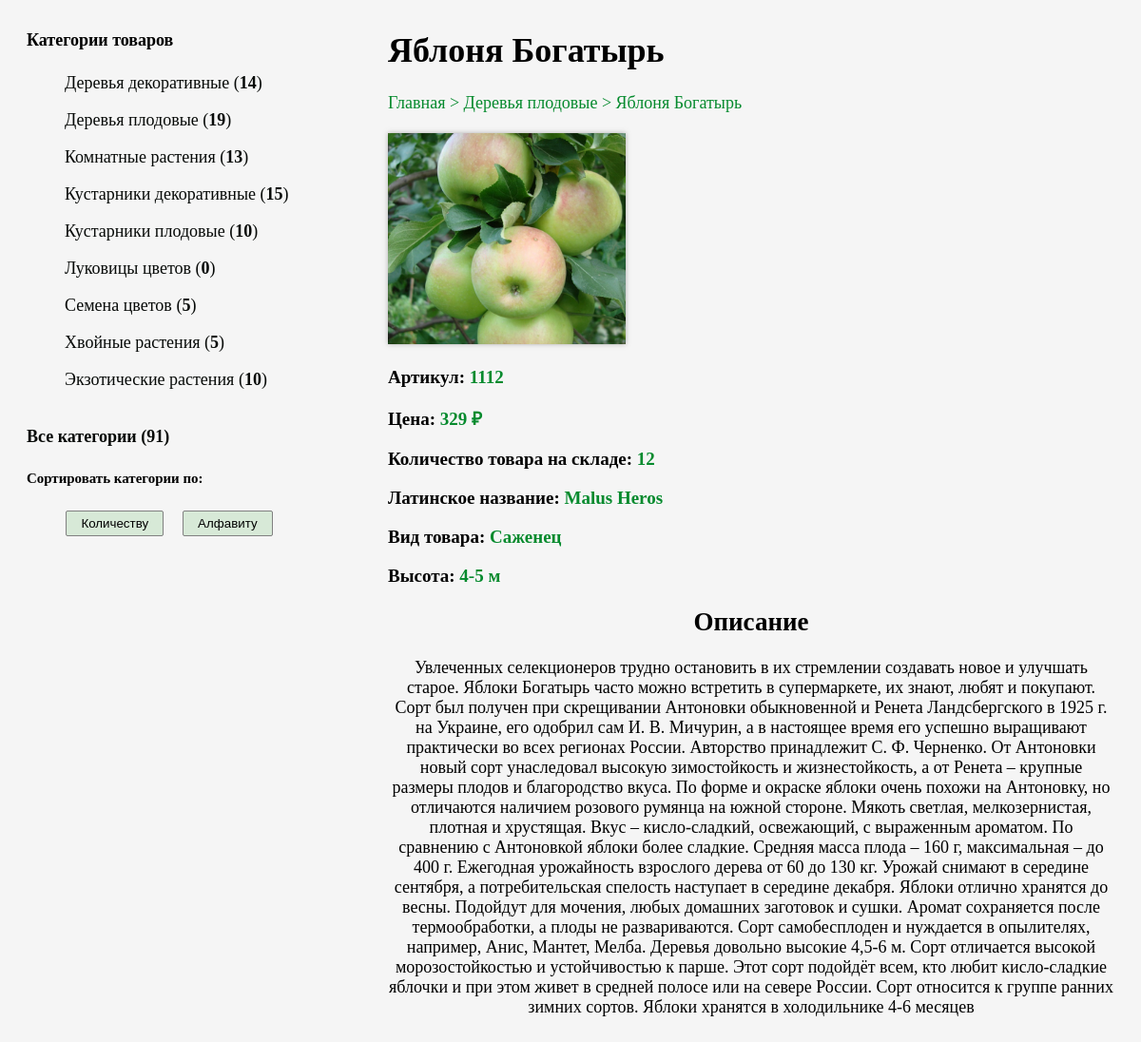
The page /?product-card=3 on the database its author committed.
### tables this page shows
CREATE TABLE "plants" (
  "id" integer NOT NULL PRIMARY KEY AUTOINCREMENT,
  "product" text NULL,
  "price" real NULL,
  "category_id" integer NULL,
  "link" text NULL,
  "article" integer NULL,
  "stock_amount" integer NULL,
  "height" text NULL,
  "latin" text NULL,
  "product_kind" text NULL,
  "bloom" text NULL,
  "maturation" text NULL,
  "full_description" text NULL
);

CREATE TABLE "categories" (
  "id" integer NOT NULL,
  "category" text NOT NULL
);

### index.php (the view, shortened to what this page needs)
<!DOCTYPE html>
<html lang="en">
<head>
</head>
<body>
    <div class="container">
    <?php
    $sort = isset($_GET['sort']) ? '&sort='.$_GET['sort'] : '';
    $cat = isset($_GET['category']) ? '&category='.$_GET['category'] : '';
    $card = isset($_GET['product-card']) ? '&product-card='.$_GET['product-card'] : '';
    $pageNum = isset($_GET['page']) ? '&page='.$_GET['page'] : '';
try {
    $db = new SQLite3('shopdb.sqlite');
    $categories = $db->query('SELECT category, count(product) FROM `categories` LEFT JOIN `plants` ON categories.id = plants.category_id GROUP BY category');
    $categoriesCount=[];
    while ($row = $categories->fetchArray(1)) {
        $categoriesCount[]=$row;
    }
    ?>
        <div class="left-menu">
            <h4>Категории товаров</h4>
            <?php $totalAmont=0; ?>
            <?php
            foreach ($categoriesCount as $category) {
                ?>
            <ul>
                <li>
                    <a href="?category=<?=$category['category'].$sort?>"><?=$category['category']?> (<b><?=$category['count(product)']?></b>)</a>
                </li>
            </ul>
            <?php $totalAmont += $category['count(product)'];
            }?>
            <br><a href='/?<?=$sort?>'><b>Все категории (<?=$totalAmont?>)</b></a>
            <h5>Сортировать категории по:</h5>
            <div class="buttons">
                <a href="?sort=amount<?=$cat.$card?>"><button>Количеству</button></a>
                <a href="?sort=abc<?=$cat.$card?>"><button>Алфавиту</button></a>
            </div>
        </div>
        <div class="right-side">
            <?php
            if (isset($_GET['product-card'])) {
                $prod=$_GET['product-card'];
                $productCard = $db->query('SELECT * FROM `categories`  LEFT JOIN `plants`ON plants.category_id = categories.id WHERE plants.id = "'.$prod.'" ');
                $productDescription=[];
                while ($row = $productCard->fetchArray(1)) {
                    $productDescription=$row;
                 }?>
                <h1><?=$productDescription['product']?></h1>
                <div class="product-card">
                    <a class="bread" href="/?<?=$sort?>">Главная</a>
                    <a class="bread" href="/?category=<?=$productDescription['category'].$sort.$pageNum?>"><?=$productDescription['category']?></a>
                    <span><?=$productDescription['product']?></span><br><br>
                    <img width="250" style="box-shadow: 0 0 5px rgba(109, 106, 106, 0.5);" class="img-preview" onclick="changeSizeImage(this)"  src="<?=$productDescription['link']?>" alt="<?=$productDescription['product']?>">
                <div class="description">
                    <p>Артикул: <span><?=$productDescription['article']?></span></p>
                    <p>Цена: <span><?=$productDescription['price']?> &#8381;</span></p>
                    <p>Количество товара на складе: <span><?php echo $productDescription['stock_amount']==NULL ? '<span style="color:red;">Товар закончился!</span>' :  $productDescription['stock_amount']; ?> </span></p>
                    <?php if($productDescription['latin'] != NULL) { ?> <p>Латинское название: <span><?=$productDescription['latin']?></span></p> <?php } else{} ?>
                    <p>Вид товара: <span><?=$productDescription['product_kind']?></span></p>
                    <p>Высота: <span><?=$productDescription['height']?></span></p>
                </div>
                <div class="full-description">
                    <h2>Описание</h2>
                    <p><?=$productDescription['full_description']?></p>
                </div>
            </div>
            <?php
        }
?>
        </div>
<?php
}
catch(PDOException $e) {
    echo "UError #1873: Произошла ошибка в работе с базой данных...";
    exit();
}?>
    </div>
</body>
</html>

### index.php (style rules this page uses)
html, body { background: rgb(245, 245, 245); font-size: 18px; }
ul { list-style-type: none; }
.left-menu { min-width: 300px; }
a { color:rgb(7, 10, 8); text-decoration: none; }
.container { display: flex; gap: 30px; padding: 0 20px; }
.right-side { margin-left: 50px; flex-grow: 1; }
.buttons { display: flex; gap: 20px; flex-wrap: wrap; justify-content: center; }
button { background: rgb(215, 233, 215); border: 1px solid gray; border-radius: 2px; padding: 5px 15px; }
span, .bread { color:rgb(5, 138, 45); }
.bread::after { content: ' >'; }
.description { font-weight: 700; margin-top: 15px; font-size: 19px; }
.full-description { text-align: center; }

### rows shown on the page
plants: product "Яблоня Богатырь", categories.category "Деревья плодовые", link (picture), article "1112", price "329", stock_amount "12", latin "Malus Heros", product_kind "Саженец", height "4-5 м", full_description "Увлеченных селекционеров трудно остановить в их стремлении создавать новое и улучшать старое. Яблоки Богатырь часто можно встретить в супермаркете, их знают, любят и покупают. Сорт был получен при скрещивании Антоновки обыкновенной и Ренета Ландсбергского в 1925 г. на Украине, его одобрил сам И. В. Мичурин, а в настоящее время его успешно выращивают практически во всех регионах России. Авторство принадлежит С. Ф. Черненко. От Антоновки новый сорт унаследовал высокую зимостойкость и жизнестойкость, а от Ренета – крупные размеры плодов и благородство вкуса. По форме и окраске яблоки очень похожи на Антоновку, но отличаются наличием розового румянца на южной стороне. Мякоть светлая,…"

### other values the page prints
$category['category'] "Деревья декоративные"
$category['count(product)'] "14"
$category['category'] "Деревья плодовые"
$category['count(product)'] "19"
$category['category'] "Комнатные растения"
$category['count(product)'] "13"
$category['category'] "Кустарники декоративные"
$category['count(product)'] "15"
$category['category'] "Кустарники плодовые"
$category['count(product)'] "10"
$category['category'] "Луковицы цветов"
$category['count(product)'] "0"
$category['category'] "Семена цветов"
$category['count(product)'] "5"
$category['category'] "Хвойные растения"
